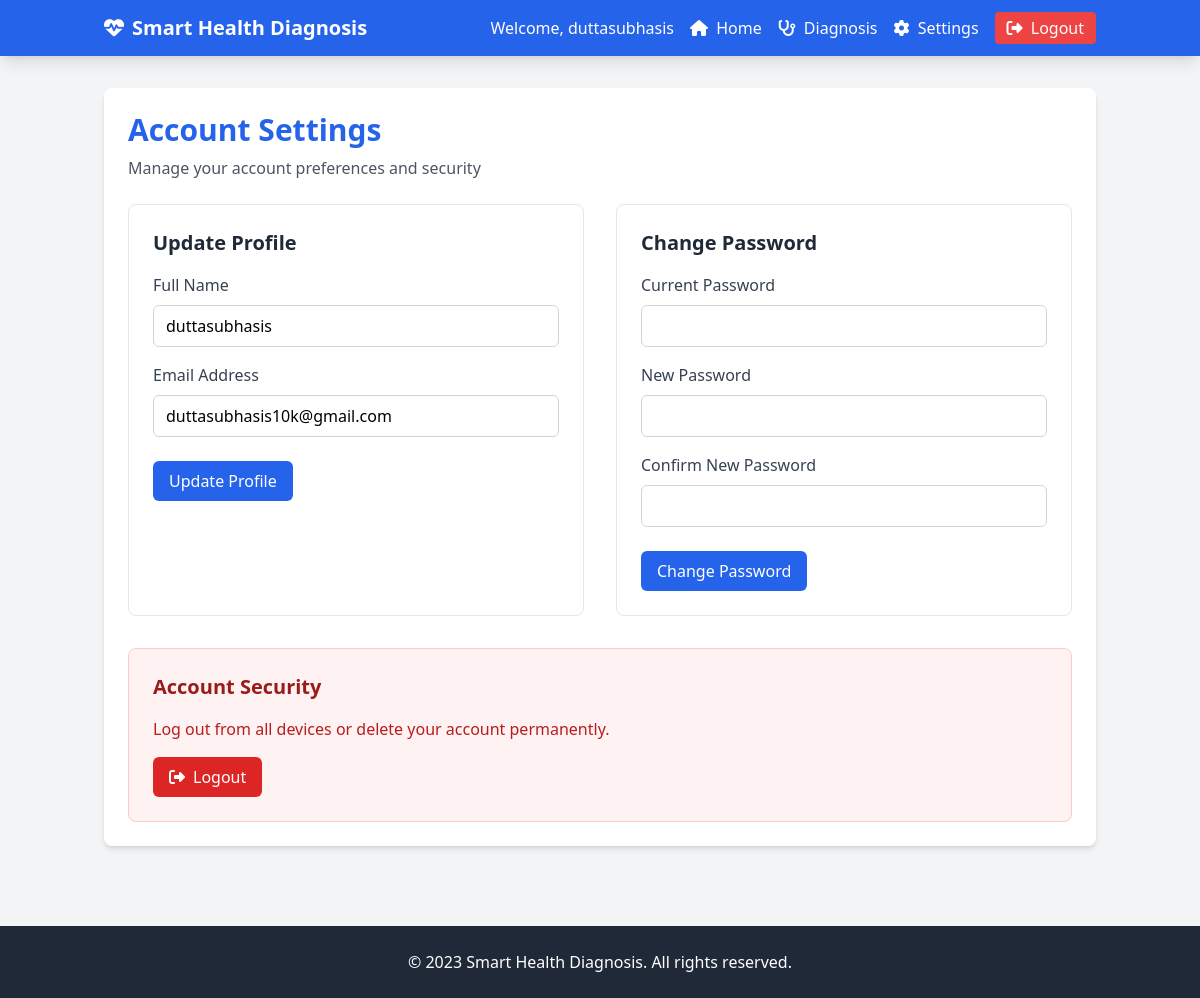
/settings (signed in), run on the app's committed database.
### app/models.py (models this page shows, shortened)
class User(db.Model):
    id = db.Column(db.Integer, primary_key=True)
    name = db.Column(db.String(100), nullable=False)
    email = db.Column(db.String(100), unique=True, nullable=False)
    password_hash = db.Column(db.String(255), nullable=False)
    diagnoses = db.relationship('Diagnosis', backref='user', lazy=True)

### app/routes.py (the view, shortened to what this page needs)
@app.route('/settings', methods=['GET', 'POST'])
def settings():
    if 'user_id' not in session:
        return redirect(url_for('login'))
    user = User.query.get(session['user_id'])
    return render_template('settings.html', user=user)

### app/templates/settings.html (shortened to what this page needs)
{% extends "base.html" %}
{% block content %}
<div class="bg-white rounded-lg shadow-md p-6">
    <h1 class="text-3xl font-bold text-blue-600 mb-2">Account Settings</h1>
    <p class="text-gray-600 mb-6">Manage your account preferences and security</p>
    <div class="grid grid-cols-1 lg:grid-cols-2 gap-8">
        <div class="border border-gray-200 rounded-lg p-6">
            <h2 class="text-xl font-bold text-gray-800 mb-4">Update Profile</h2>
            <form method="POST">
                <div class="mb-4">
                    <label for="name" class="block text-gray-700 font-medium mb-2">Full Name</label>
                    <input type="text" id="name" name="name" value="{{ user.name }}" required
                        class="w-full px-3 py-2 border border-gray-300 rounded-md focus:outline-none focus:ring-2 focus:ring-blue-500">
                </div>
                <div class="mb-6">
                    <label for="email" class="block text-gray-700 font-medium mb-2">Email Address</label>
                    <input type="email" id="email" name="email" value="{{ user.email }}" required
                        class="w-full px-3 py-2 border border-gray-300 rounded-md focus:outline-none focus:ring-2 focus:ring-blue-500">
                </div>
                <button type="submit"
                    class="bg-blue-600 text-white py-2 px-4 rounded-md hover:bg-blue-700 transition duration-300">
                    Update Profile
                </button>
            </form>
        </div>
        <div class="border border-gray-200 rounded-lg p-6">
            <h2 class="text-xl font-bold text-gray-800 mb-4">Change Password</h2>
            <form method="POST">
                <div class="mb-4">
                    <label for="current_password" class="block text-gray-700 font-medium mb-2">Current Password</label>
                    <input type="password" id="current_password" name="current_password" required
                        class="w-full px-3 py-2 border border-gray-300 rounded-md focus:outline-none focus:ring-2 focus:ring-blue-500">
                </div>
                <div class="mb-4">
                    <label for="new_password" class="block text-gray-700 font-medium mb-2">New Password</label>
                    <input type="password" id="new_password" name="new_password" required
                        class="w-full px-3 py-2 border border-gray-300 rounded-md focus:outline-none focus:ring-2 focus:ring-blue-500">
                </div>
                <div class="mb-6">
                    <label for="confirm_password" class="block text-gray-700 font-medium mb-2">Confirm New Password</label>
                    <input type="password" id="confirm_password" name="confirm_password" required
                        class="w-full px-3 py-2 border border-gray-300 rounded-md focus:outline-none focus:ring-2 focus:ring-blue-500">
                </div>
                <button type="submit"
                    class="bg-blue-600 text-white py-2 px-4 rounded-md hover:bg-blue-700 transition duration-300">
                    Change Password
                </button>
            </form>
        </div>
    </div>
    <div class="border border-red-200 rounded-lg p-6 mt-8 bg-red-50">
        <h2 class="text-xl font-bold text-red-800 mb-4">Account Security</h2>
        <p class="text-red-700 mb-4">Log out from all devices or delete your account permanently.</p>
        <a href="{{ url_for('logout') }}"
            class="inline-block bg-red-600 text-white py-2 px-4 rounded-md hover:bg-red-700 transition duration-300">
            <i class="fas fa-sign-out-alt mr-2"></i>Logout
        </a>
    </div>
</div>
{% endblock %}

### app/templates/base.html (shortened to what this page needs)
<!DOCTYPE html>
<html lang="en">
<head>
    <script src="https://cdn.tailwindcss.com"></script>
    <link rel="stylesheet" href="https://cdnjs.cloudflare.com/ajax/libs/font-awesome/6.4.0/css/all.min.css">
</head>
<body class="bg-gray-100">
    <nav class="bg-blue-600 text-white shadow-lg">
        <div class="container mx-auto px-4 py-3 flex justify-between items-center">
            <a href="{{ url_for('home') }}" class="text-xl font-bold flex items-center">
                <i class="fas fa-heartbeat mr-2"></i>
                Smart Health Diagnosis
            </a>
            {% if session.user_id %}
            <div class="flex items-center space-x-4">
                <span class="hidden md:inline">Welcome, {{ session.user_name }}</span>
                <a href="{{ url_for('home') }}" class="hover:text-blue-200">
                    <i class="fas fa-home"></i>
                    <span class="ml-1 hidden md:inline">Home</span>
                </a>
                <a href="{{ url_for('diagnosis') }}" class="hover:text-blue-200">
                    <i class="fas fa-stethoscope"></i>
                    <span class="ml-1 hidden md:inline">Diagnosis</span>
                </a>
                <a href="{{ url_for('settings') }}" class="hover:text-blue-200">
                    <i class="fas fa-cog"></i>
                    <span class="ml-1 hidden md:inline">Settings</span>
                </a>
                <a href="{{ url_for('logout') }}" class="bg-red-500 hover:bg-red-600 px-3 py-1 rounded">
                    <i class="fas fa-sign-out-alt"></i>
                    <span class="ml-1 hidden md:inline">Logout</span>
                </a>
            </div>
            {% endif %}
        </div>
    </nav>
    <main class="container mx-auto px-4 py-8">
        {% block content %}{% endblock %}
    </main>
    <footer class="bg-gray-800 text-white py-6 mt-12">
        <div class="container mx-auto px-4 text-center">
            <p>&copy; 2023 Smart Health Diagnosis. All rights reserved.</p>
        </div>
    </footer>
</body>
</html>

### data on the page
User: user_name "duttasubhasis", name "duttasubhasis", email "duttasubhasis10k@gmail.com"
